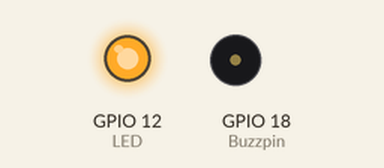
The program below on a simulated Raspberry Pi (BCM pin numbers). Shown: output pins drawn as LEDs (lit = HIGH), buzzer (waves = sounding, pin HIGH). The clock reads 2024-03-15 10:24:30 at power-on unless the program sets it; files the program writes start out absent.

Above: at 0.2 s.
At 32.7 s:
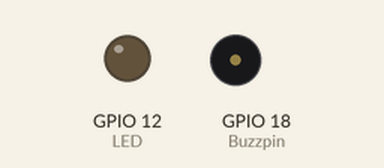
Timing chart, 0 to 81.9 s (numbered marks = the images above):
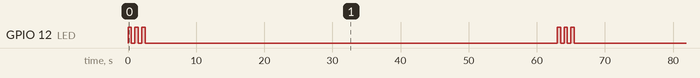

The program:

run.py
```python
import RPi.GPIO as G
from time import sleep, strftime
from os import system

G.setmode(G.BCM)
G.setwarnings(0)

LED = 12
G.setup(LED, G.OUT)
Button = 22
G.setup(Button, G.IN, pull_up_down=G.PUD_DOWN)
Buzzpin = 18
G.setup(Buzzpin, G.OUT)
p = G.PWM(Buzzpin, 100)


def blink():
    for i in range(1, 4):
        G.output(LED, G.HIGH)
        sleep(0.5)
        G.output(LED, G.LOW)
        sleep(0.5)


def countdown():
    for i in range(1, 10):
        #print(i)
        sleep(60)
        blink()
    pass


def button():
    while not G.input(22):
        buzz()
        sleep(0.05)
    print('Pushed')
    return True


def buzz():
    for j in [50, 100]:
        p.ChangeDutyCycle(j)
        sleep(0.2)
        p.ChangeDutyCycle(0)
        sleep(0.5)


def add_to_log(logmessage):
    """ Creates a log-file with time and message
        :param logmessage:    the error message; str
    """
    if isinstance(logmessage, str):
        time = strftime("%Y-%m-%d: %H:%M:%S - ")
        with open('Fensterscheiss.log', 'a') as fa:
            fa.write(time + logmessage + '\n')
    else:
        pass


if __name__ == '__main__':
    add_to_log('Program started')
    blink()
    countdown()
    #print('Countdown ended')
    p.start(0)
    button()
    blink()
    add_to_log('Ready to shutdown')
    system('systemctl poweroff')
    #G.cleanup()
    exit()
```

Measured:
- by itself, GPIO 12 (LED): repeats every 63.0 s: 2 × (LOW 0.50 s, HIGH 0.50 s), LOW 60.5 s, HIGH 0.50 s
- by itself, everything shown: repeats every 63.0 s, in 6 steps
